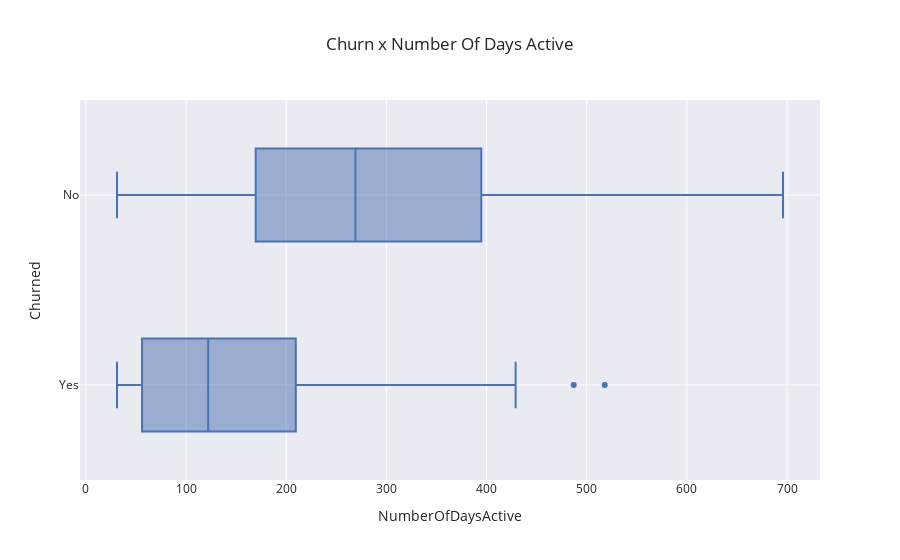

This figure's notebook cell:
### Code cell
# Statistics on churn x NumberOfDaysActive
print(df.groupby('Churned').NumberOfDaysActive.describe().round(0))
# Visualizing how churn interacts with NumberOfDaysActive
fig = px.box(df, x = 'NumberOfDaysActive', y = 'Churned', template = 'seaborn',
            title = 'Churn x Number Of Days Active')
fig.show()

### Figure 1 — Plotly figure (JSON) as saved in the notebook; plotly's stock layout.template omitted (floating-point values rounded to 4 significant figures; data arrays with more than 128 entries replaced by an {"elided": "..."} marker saying what was removed)
{"data": [{"alignmentgroup": "True", "hovertemplate": "NumberOfDaysActive=%{x}<br>Churned=%{y}<extra></extra>", "legendgroup": "", "marker": {"color": "rgb(76,114,176)"}, "name": "", "notched": false, "offsetgroup": "", "orientation": "h", "showlegend": false, "type": "box", "x": {"elided": "439 int values"}, "x0": " ", "xaxis": "x", "y": {"elided": "439 str values"}, "y0": " ", "yaxis": "y"}], "layout": {"boxmode": "group", "legend": {"tracegroupgap": 0}, "title": {"text": "Churn x Number Of Days Active"}, "xaxis": {"anchor": "y", "domain": [0, 1], "title": {"text": "NumberOfDaysActive"}}, "yaxis": {"anchor": "x", "domain": [0, 1], "title": {"text": "Churned"}}}}
